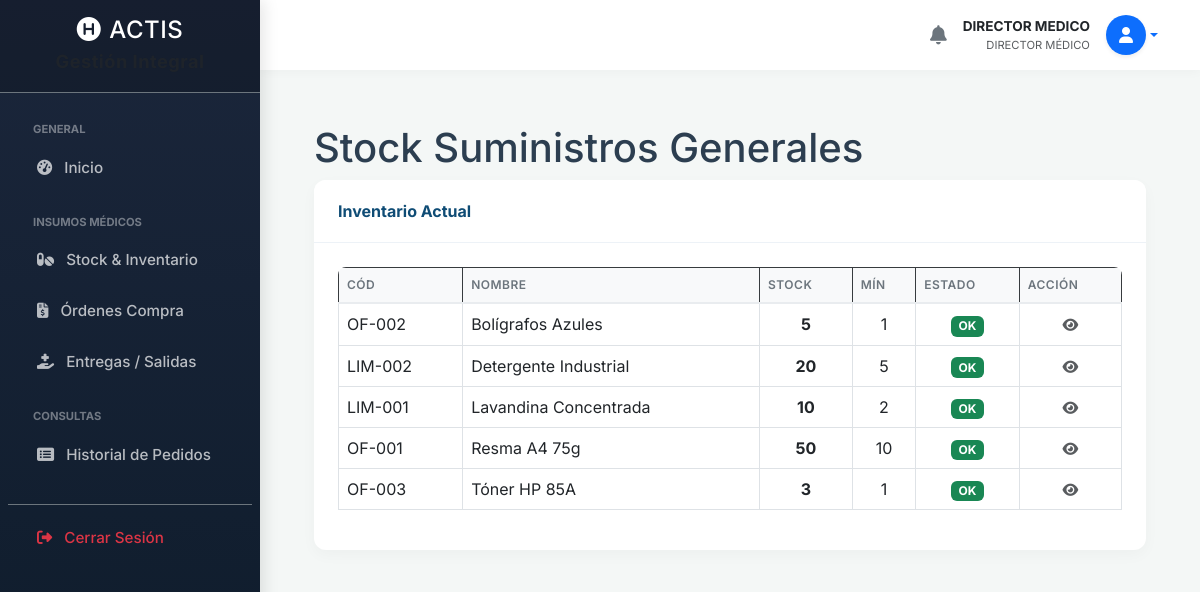
/suministros_stock.php (signed in), run on the app's committed database.
### tables this page shows
CREATE TABLE `suministros_generales` (
  `id` int(11) NOT NULL,
  `codigo` varchar(50) DEFAULT NULL,
  `nombre` varchar(150) NOT NULL,
  `descripcion` text DEFAULT NULL,
  `unidad_medida` varchar(50) DEFAULT 'unidades',
  `stock_actual` int(11) DEFAULT 0,
  `stock_minimo` int(11) DEFAULT 5,
  `updated_at` timestamp NULL DEFAULT current_timestamp() ON UPDATE current_timestamp()
);

### suministros_stock.php (the view, shortened to what this page needs)
<?php
require 'db.php';
$roles = $_SESSION['user_roles'] ?? [];
$puede_editar = in_array('Administrador', $roles) || in_array('Encargado Depósito Suministros', $roles);
include 'includes/header.php';
include 'includes/sidebar.php';
include 'includes/navbar.php';
$stmt = $pdo->query("SELECT * FROM suministros_generales ORDER BY nombre ASC");
$items = $stmt->fetchAll();
?>
<div class="container-fluid px-4">
    <h1 class="mt-4">Stock Suministros Generales</h1>
    <div class="card mb-4">
        <div class="card-header d-flex justify-content-between align-items-center">
            <span>Inventario Actual</span>
        </div>
        <div class="card-body">
            <div class="table-responsive">
                <table class="table table-bordered table-hover">
                    <thead class="table-dark">
                        <tr><th>Cód</th><th>Nombre</th><th>Stock</th><th>Mín</th><th>Estado</th><th>Acción</th></tr>
                    </thead>
                    <tbody>
                        <?php foreach ($items as $it): ?>
                        <?php
                            $estado = '<span class="badge bg-success">OK</span>';
                        ?>
                        <tr>
                            <td><?php echo htmlspecialchars($it['codigo']); ?></td>
                            <td><?php echo htmlspecialchars($it['nombre']); ?></td>
                            <td class="fw-bold text-center"><?php echo $it['stock_actual']; ?></td>
                            <td class="text-center"><?php echo $it['stock_minimo']; ?></td>
                            <td class="text-center"><?php echo $estado; ?></td>
                            <td class="text-center">
                                <?php if ($puede_editar): ?>
                                    <a href="suministros_editar.php?id=<?php echo $it['id']; ?>" class="btn btn-sm btn-outline-primary" title="Editar">
                                        <i class="fas fa-edit"></i>
                                    </a>
                                <?php else: ?>
                                    <span class="text-muted small" title="Solo lectura"><i class="fas fa-eye"></i></span>
                                <?php endif; ?>
                            </td>
                        </tr>
                        <?php endforeach; ?>
                    </tbody>
                </table>
            </div>
        </div>
    </div>
</div>
<?php include 'includes/footer.php'; ?>

### header.php (style rules this page uses)
:root { --primary-color: #0f4c75; --secondary-color: #3282b8; --accent-color: #bbe1fa; --bg-color: #f4f7f6; --text-color: #2c3e50; --sidebar-width: 260px; }
body { background-color: var(--bg-color); font-family: 'Inter', sans-serif; color: var(--text-color); overflow-x: hidden; }
.card { border: none; border-radius: 12px; box-shadow: 0 5px 15px rgba(0,0,0,0.03); transition: transform 0.2s; background: #fff; margin-bottom: 1.5rem; overflow: hidden; }
.card-header { background-color: #fff; border-bottom: 1px solid #edf2f7; padding: 1.2rem 1.5rem; font-weight: 700; color: var(--primary-color); display: flex; align-items: center; justify-content: space-between; }
.card-body { padding: 1.5rem; }
.table-responsive { border-radius: 8px; }
.table thead th { background-color: #f8f9fa; color: #6c757d; font-weight: 600; text-transform: uppercase; font-size: 0.75rem; letter-spacing: 0.5px; border-bottom: 2px solid #e9ecef; white-space: nowrap; }
.table td { vertical-align: middle; }

### data on the page
suministros_generales: codigo "OF-002", nombre "Bolígrafos Azules", stock_actual "5", stock_minimo "1"
suministros_generales: codigo "LIM-002", nombre "Detergente Industrial", stock_actual "20", stock_minimo "5"
suministros_generales: codigo "LIM-001", nombre "Lavandina Concentrada", stock_actual "10", stock_minimo "2"
suministros_generales: codigo "OF-001", nombre "Resma A4 75g", stock_actual "50", stock_minimo "10"
suministros_generales: codigo "OF-003", nombre "Tóner HP 85A", stock_actual "3", stock_minimo "1"

### other printed values
$nombre_usuario_global "DIRECTOR MEDICO"
$rol_principal_global "DIRECTOR MÉDICO"
